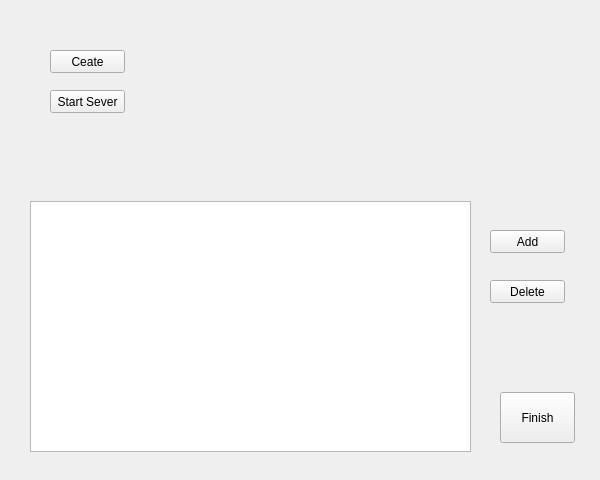
<?xml version="1.0" encoding="UTF-8"?>
<ui version="4.0">
 <class>Gui</class>
 <widget class="QMainWindow" name="Gui">
  <property name="geometry">
   <rect>
    <x>0</x>
    <y>0</y>
    <width>600</width>
    <height>480</height>
   </rect>
  </property>
  <property name="sizePolicy">
   <sizepolicy hsizetype="Fixed" vsizetype="Fixed">
    <horstretch>0</horstretch>
    <verstretch>0</verstretch>
   </sizepolicy>
  </property>
  <property name="windowTitle">
   <string>Gui</string>
  </property>
  <widget class="QWidget" name="centralWidget">
   <widget class="QPushButton" name="createQuestions">
    <property name="geometry">
     <rect>
      <x>50</x>
      <y>50</y>
      <width>75</width>
      <height>23</height>
     </rect>
    </property>
    <property name="text">
     <string>Ceate</string>
    </property>
   </widget>
   <widget class="QPushButton" name="startSrever">
    <property name="geometry">
     <rect>
      <x>50</x>
      <y>90</y>
      <width>75</width>
      <height>23</height>
     </rect>
    </property>
    <property name="text">
     <string>Start Sever</string>
    </property>
   </widget>
   <widget class="QPushButton" name="addQuestoin">
    <property name="geometry">
     <rect>
      <x>490</x>
      <y>230</y>
      <width>75</width>
      <height>23</height>
     </rect>
    </property>
    <property name="text">
     <string>Add</string>
    </property>
   </widget>
   <widget class="QPushButton" name="delQuestion">
    <property name="geometry">
     <rect>
      <x>490</x>
      <y>280</y>
      <width>75</width>
      <height>23</height>
     </rect>
    </property>
    <property name="text">
     <string>Delete</string>
    </property>
   </widget>
   <widget class="QPushButton" name="finishQuestions">
    <property name="geometry">
     <rect>
      <x>500</x>
      <y>392</y>
      <width>75</width>
      <height>51</height>
     </rect>
    </property>
    <property name="text">
     <string>Finish</string>
    </property>
   </widget>
   <widget class="QListWidget" name="questionsList">
    <property name="geometry">
     <rect>
      <x>30</x>
      <y>201</y>
      <width>441</width>
      <height>251</height>
     </rect>
    </property>
   </widget>
  </widget>
 </widget>
 <layoutdefault spacing="6" margin="11"/>
 <resources/>
 <connections/>
</ui>
